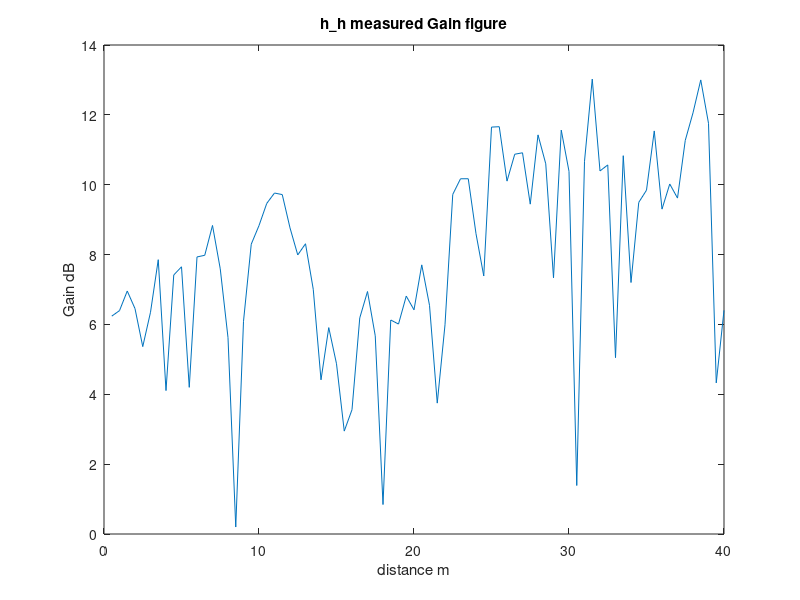
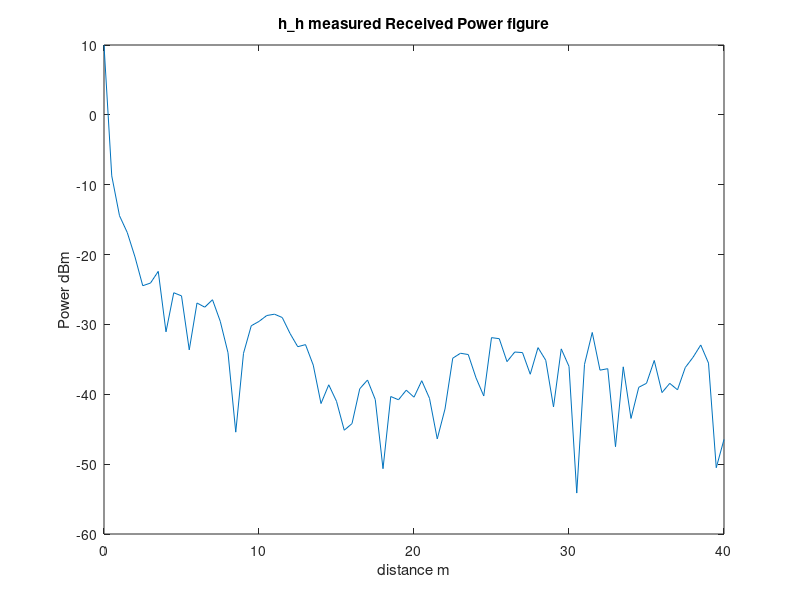

Recreate these plots in MATLAB, in order.
clear
clc

% measured data h_h
measured_data = [
0	9.97	10
0.5	-8.82	-8.65
1	-14.56	-14.32
1.5	-17.01	-16.67
2	-20.43	-20.26
2.5	-24.81	-24.11
3	-24.3	-23.85
3.5	-22.49	-22.32
4	-31.68	-30.44
4.5	-25.62	-25.31
5	-26.29	-25.53
5.5	-34.07	-33.21
6	-27.28	-26.58
6.5	-27.68	-27.38
7	-26.65	-26.28
7.5	-29.72	-29.38
8	-34.28	-33.82
8.5	-46.02	-44.82
9	-34.45	-33.82
9.5	-30.28	-30.1
10	-29.78	-29.36
10.5	-28.93	-28.52
11	-28.89	-28.18
11.5	-29.21	-28.81
12	-31.46	-31.11
12.5	-33.36	-33.02
13	-33.16	-32.62
13.5	-36.11	-35.54
14	-42.03	-40.62
14.5	-38.86	-38.42
15	-42.05	-39.96
15.5	-46.12	-44.17
16	-47.38	-41.01
16.5	-39.86	-38.56
17	-38.26	-37.65
17.5	-41.28	-40.21
18	-51.68	-49.62
18.5	-40.68	-39.96
19	-41.08	-40.49
19.5	-39.86	-38.96
20	-40.98	-39.85
20.5	-38.35	-37.76
21	-41.29	-39.87
21.5	-47.54	-45.23
22	-42.97	-41.23
22.5	-35.06	-34.6
23	-34.3	-33.95
23.5	-34.67	-33.95
24	-38.08	-37.2
24.5	-40.38	-40.1
25	-32.38	-31.4
25.5	-32.28	-31.8
26	-35.68	-34.97
26.5	-34.78	-33.12
27	-34.26	-33.8
27.5	-37.64	-36.62
28	-33.48	-33.16
28.5	-35.36	-34.9
29	-42.25	-41.37
29.5	-33.69	-33.31
30	-36.35	-35.67
30.5	-54.82	-53.46
31	-36.02	-35.41
31.5	-31.33	-30.97
32	-36.97	-36.12
32.5	-36.52	-36.15
33	-48.06	-46.95
33.5	-36.42	-35.72
34	-43.96	-42.96
34.5	-39.34	-38.66
35	-38.89	-37.96
35.5	-35.44	-34.87
36	-40	-39.51
36.5	-38.85	-38.02
37	-40.07	-38.65
37.5	-36.39	-35.96
38	-34.84	-34.58
38.5	-33.16	-32.72
39	-36.05	-35.02
39.5	-51.05	-49.97
40	-47.68	-45.25
];

distance = measured_data(:,1);

power_average = (measured_data(:,2) + measured_data(:,3))./2;

c = 2.998 * 10^8;
f = 2.45 * 10^9;
pt = 13;

% convert dBm into w
pt = (10^(pt/10))/1000;

% convert dBm into w
pr = []; 
for i = 1:length(power_average)
    temp = (10^(power_average(i)/10))/1000;
    pr = [pr;temp];
end

wave_length = c/f;

measured_gain = (20*log10(4*pi*distance./wave_length) + ...
10*log10(pr./pt)) /2;

figure(5)
plot(distance, measured_gain)
title('h\_h measured Gain figure')
xlabel('distance m')
ylabel('Gain dB')

figure(6)
plot(distance, power_average)
title('h\_h measured Received Power figure')
xlabel('distance m')
ylabel('Power dBm')
